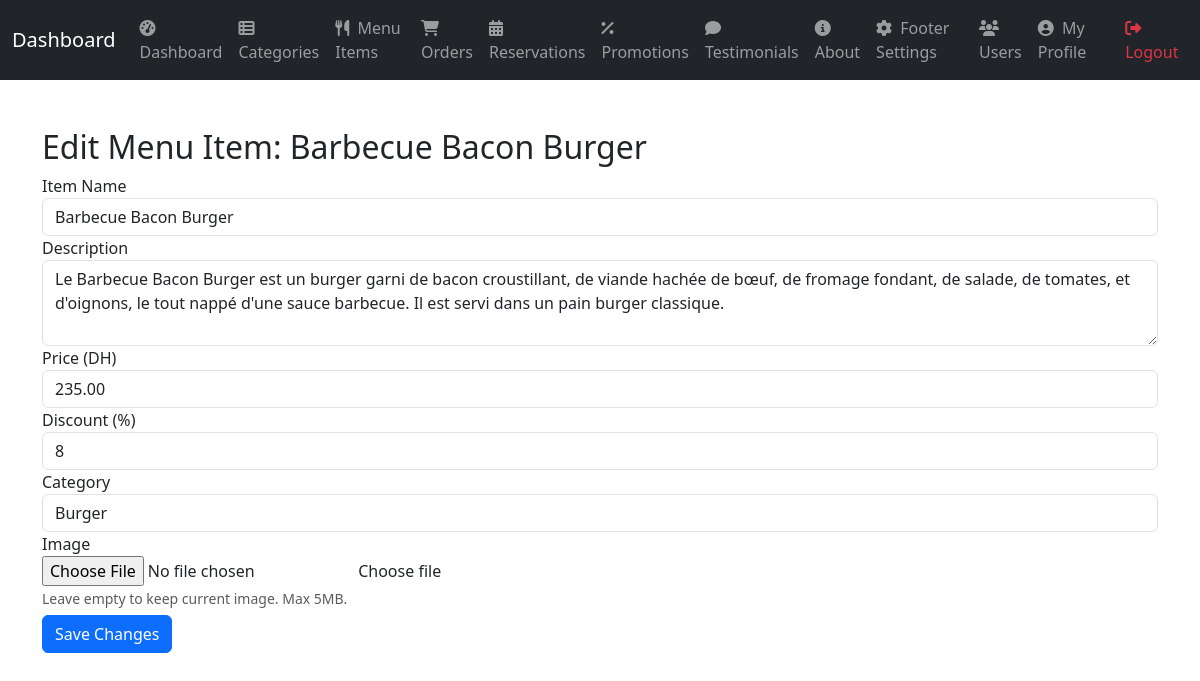
/admin/update_menu_item.php?id=8 (signed in), run on the app's committed database.
### tables this page shows
CREATE TABLE `menu_items` (
  `id` int(11) NOT NULL,
  `name` varchar(255) NOT NULL,
  `description` text NOT NULL,
  `price` decimal(10,2) NOT NULL,
  `discount` int(11) NOT NULL DEFAULT 0,
  `image_url` varchar(255) NOT NULL,
  `sales_count` int(11) DEFAULT 0,
  `category_id` int(11) DEFAULT NULL,
  `created_at` timestamp NOT NULL DEFAULT current_timestamp()
);

CREATE TABLE `categories` (
  `id` int(11) NOT NULL,
  `name` varchar(50) NOT NULL,
  `created_at` timestamp NOT NULL DEFAULT current_timestamp()
);

### admin/update_menu_item.php (the view, shortened to what this page needs)
<?php
    require_once 'db.php';
    $id = (int) $_GET['id'];
    $stmt = $mysqli->prepare("SELECT * FROM menu_items WHERE id = ?");
    $stmt->bind_param("i", $id);
    $stmt->execute();
    $result = $stmt->get_result();
    $item   = $result->fetch_assoc();
?>
<?php include_once 'includes/header.php'; ?>
<div class="container mt-5">
    <h2>Edit Menu Item:                                               <?php echo htmlspecialchars($item['name']); ?></h2>
    <form method="POST" action="update_menu_item.php?id=<?php echo $id; ?>" enctype="multipart/form-data">
        <div class="form-group">
            <label for="name">Item Name</label>
            <input type="text" class="form-control" id="name" name="name" value="<?php echo htmlspecialchars($item['name']); ?>" required>
        </div>
        <div class="form-group">
            <label for="description">Description</label>
            <textarea class="form-control" id="description" name="description" rows="3" required><?php echo htmlspecialchars($item['description']); ?></textarea>
        </div>
        <div class="form-group">
            <label for="price">Price (DH)</label>
            <input type="number" step="1" min="0" class="form-control" id="price" name="price" value="<?php echo htmlspecialchars($item['price']); ?>" required>
        </div>
        <div class="form-group">
            <label for="discount">Discount (%)</label>
            <input type="number" step="1" min="0" max="100" class="form-control" id="discount" name="discount" value="<?php echo htmlspecialchars($item['discount']); ?>" required>
        </div>
        <div class="form-group">
            <label for="category_id">Category</label>
            <select class="form-control" id="category_id" name="category_id" required>
                <?php
                    $result     = $mysqli->query("SELECT * FROM categories ORDER BY name");
                    $categories = [];
                    while ($row = $result->fetch_assoc()) {
                        $categories[] = $row;
                    }
                foreach ($categories as $category): ?>
                    <option value="<?php echo $category['id']; ?>"<?php echo($category['id'] == $item['category_id']) ? ' selected' : ''; ?>>
                        <?php echo htmlspecialchars($category['name']); ?>
                    </option>
                <?php endforeach; ?>
            </select>
        </div>
        <div class="form-group">
            <label for="image">Image</label>
            <div class="custom-file">
                <input type="file" class="custom-file-input" id="image" name="image" accept="image/*">
                <label class="custom-file-label" for="image">Choose file</label>
            </div>
            <small class="form-text text-muted">Leave empty to keep current image. Max 5MB.</small>
        </div>
        <button type="submit" class="btn btn-primary">Save Changes</button>
    </form>
</div>
<?php include_once 'includes/footer.php'; ?>

### admin/css/admin.css (style rules this page uses)
html, body { height: 100%; margin: 0; padding: 0; }
.btn { margin-top: 5px !important; margin-bottom: 5px !important; }

### data on the page
menu_items: name "Barbecue Bacon Burger", description "Le Barbecue Bacon Burger est un burger garni de bacon croustillant, de viande hachée de bœuf, de fromage fondant, de salade, de tomates, et d'oignons, le tout nappé d'une sauce barbecue. Il est servi dans un pain burger classique.", price "235.00", discount "8", category_id "Burger"
